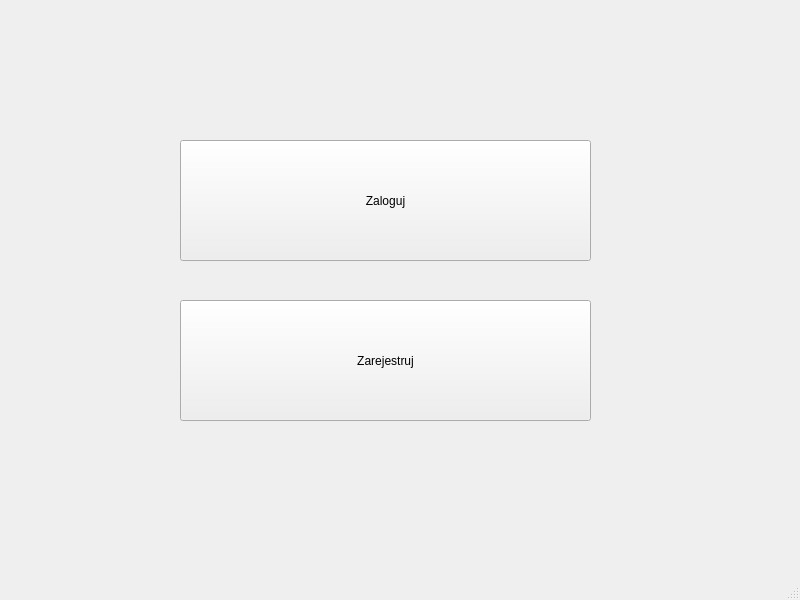
<?xml version="1.0" encoding="UTF-8"?>
<ui version="4.0">
 <class>MainWindow</class>
 <widget class="QMainWindow" name="MainWindow">
  <property name="geometry">
   <rect>
    <x>0</x>
    <y>0</y>
    <width>800</width>
    <height>600</height>
   </rect>
  </property>
  <property name="windowTitle">
   <string>MainWindow</string>
  </property>
  <widget class="QWidget" name="centralwidget">
   <widget class="QWidget" name="widget" native="true">
    <property name="geometry">
     <rect>
      <x>150</x>
      <y>40</y>
      <width>461</width>
      <height>461</height>
     </rect>
    </property>
    <widget class="QPushButton" name="Zaloguj">
     <property name="geometry">
      <rect>
       <x>30</x>
       <y>100</y>
       <width>411</width>
       <height>121</height>
      </rect>
     </property>
     <property name="text">
      <string>Zaloguj</string>
     </property>
    </widget>
    <widget class="QPushButton" name="Zarejestruj">
     <property name="geometry">
      <rect>
       <x>30</x>
       <y>260</y>
       <width>411</width>
       <height>121</height>
      </rect>
     </property>
     <property name="text">
      <string>Zarejestruj</string>
     </property>
    </widget>
   </widget>
  </widget>
  <widget class="QMenuBar" name="menubar">
   <property name="geometry">
    <rect>
     <x>0</x>
     <y>0</y>
     <width>800</width>
     <height>21</height>
    </rect>
   </property>
  </widget>
  <widget class="QStatusBar" name="statusbar"/>
 </widget>
 <resources/>
 <connections/>
</ui>
